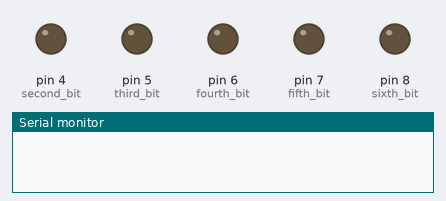
The sketch below on a simulated Arduino Uno, built with avr-gcc and run on an emulated ATmega328P. Shown: output pins drawn as LEDs (lit = HIGH), the last lines printed to the serial monitor. Pins used as bus, display or sensor lines are not drawn.

Above: at 2.7 s.
At 5.7 s:
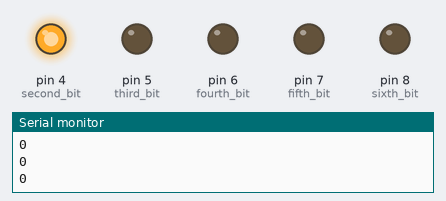
At 7.2 s:
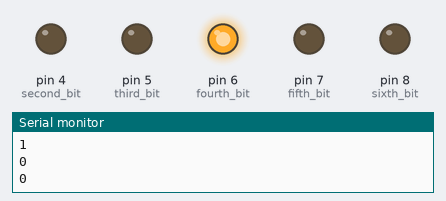
At 8.7 s:
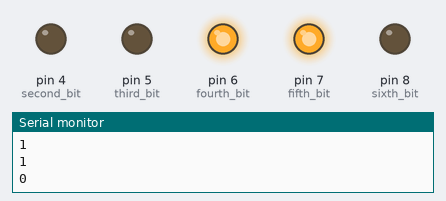
At 10.2 s:
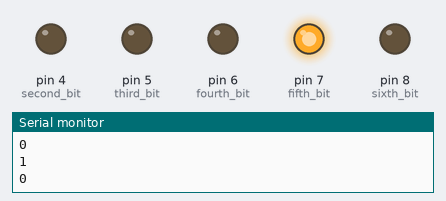
At 11.7 s:
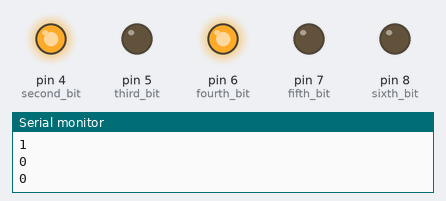
Timing chart, 0 to 15.6 s (numbered marks = the images above):
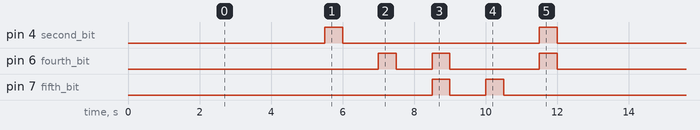

Measured:
- by itself, pin 4 (second_bit): alternates HIGH for 0.50 s and LOW for 5.5 s
- by itself, pin 6 (fourth_bit): repeats every 12.0 s: LOW 1.0 s, HIGH 0.50 s, LOW 2.5 s, HIGH 0.50 s, LOW 7.0 s, HIGH 0.50 s
- by itself, pin 7 (fifth_bit): repeats every 12.0 s: LOW 1.0 s, HIGH 0.50 s, LOW 10.0 s, HIGH 0.50 s

The sketch:

Arduino_Uno_6_LED_Braille_Display.ino
```cpp
#include <Arduino.h>

//Output Pins
const int first_bit = 3;
const int second_bit = 4;
const int third_bit = 5;
const int fourth_bit = 6;
const int fifth_bit = 7;
const int sixth_bit = 8;

const char* brailleAlphabet[26] = {
  "100000", "110000", "100100", "100110", "100010",
  "110100", "110110", "110010", "010100", "010110",
  "101000", "111000", "101100", "101110", "101010",
  "111100", "111110", "111010", "011100", "011110",
  "101001", "111001", "010111", "101101", "101111",
  "101011"
};

int asciiUpperCase[26];

void initializeAsciiUpperCase() {
  // Initialize the ASCII values for uppercase letters 'A' to 'Z'
  for (int i = 0; i < 26; i++) {
    asciiUpperCase[i] = 'A' + i;
  }
}

const char* getBrailleFromAscii(char asciiChar) {
  // Lookup the Braille representation for the ASCII character
  if (asciiChar >= 'A' && asciiChar <= 'Z') {
    return brailleAlphabet[asciiChar - 'A'];
  } else {
    // Return an empty string if ASCII value is not found
    return "";
  }
}

void setup() {
  Serial.begin(9600);

  //Set output pins
  pinMode(first_bit, OUTPUT);
  pinMode(second_bit, OUTPUT);
  pinMode(third_bit, OUTPUT);
  pinMode(fourth_bit, OUTPUT);
  pinMode(fifth_bit, OUTPUT);
  pinMode(sixth_bit, OUTPUT);


  initializeAsciiUpperCase();

  // Test the hash table
  for (int i = 0; i < 26; i++) {
    char asciiChar = 'A' + i;
    const char* braille = getBrailleFromAscii(asciiChar);
    // Serial.print(asciiChar);
    // Serial.print(": ");
    // Serial.println(braille);
  }
}

void loop() {
  delay(3000);
  String text = "ABCDEF";
  for (int i = 0; i < text.length(); i++) {
    char asciiChar = text.charAt(i);
    const char* braille = getBrailleFromAscii(asciiChar);
    delay(1000);
    Serial.print(text[i]);
    Serial.print(": ");
    Serial.println(braille);
    Serial.println(braille[0]);
    Serial.println(braille[1]);
    Serial.println(braille[2]);
    Serial.println(braille[3]);
    Serial.println(braille[4]);
    Serial.println(braille[5]);

    // String bit1, bit2, bit3, bit4, bit5, bit6;

    if (braille[0] == '0'){
      digitalWrite(first_bit, LOW);
    }
    else if (braille[0] == '1'){
      digitalWrite(first_bit, HIGH);
    }

    if (braille[1] == '0'){
      digitalWrite(second_bit, LOW);
    }
    else if (braille[1] == '1'){
      digitalWrite(second_bit, HIGH);
    }

    if (braille[2] == '0'){
      digitalWrite(third_bit, LOW);
    }
    else if (braille[2] == '1'){
      digitalWrite(third_bit, HIGH);
    }

    if (braille[3] == '0'){
      digitalWrite(fourth_bit, LOW);
    }
    else if (braille[3] == '1'){
      digitalWrite(fourth_bit, HIGH);
    }

    if (braille[4] == '0'){
      digitalWrite(fifth_bit, LOW);
    }
    else if (braille[4] == '1'){
      digitalWrite(fifth_bit, HIGH);
    }

    if (braille[5] == '0'){
      digitalWrite(sixth_bit, LOW);
    }
    else if (braille[5] == '1'){
      digitalWrite(sixth_bit, HIGH);
    }

    delay(500);

    digitalWrite(first_bit, LOW);
    digitalWrite(second_bit, LOW);
    digitalWrite(third_bit, LOW);
    digitalWrite(fourth_bit, LOW);
    digitalWrite(fifth_bit, LOW);
    digitalWrite(sixth_bit, LOW);
  }

}
```
